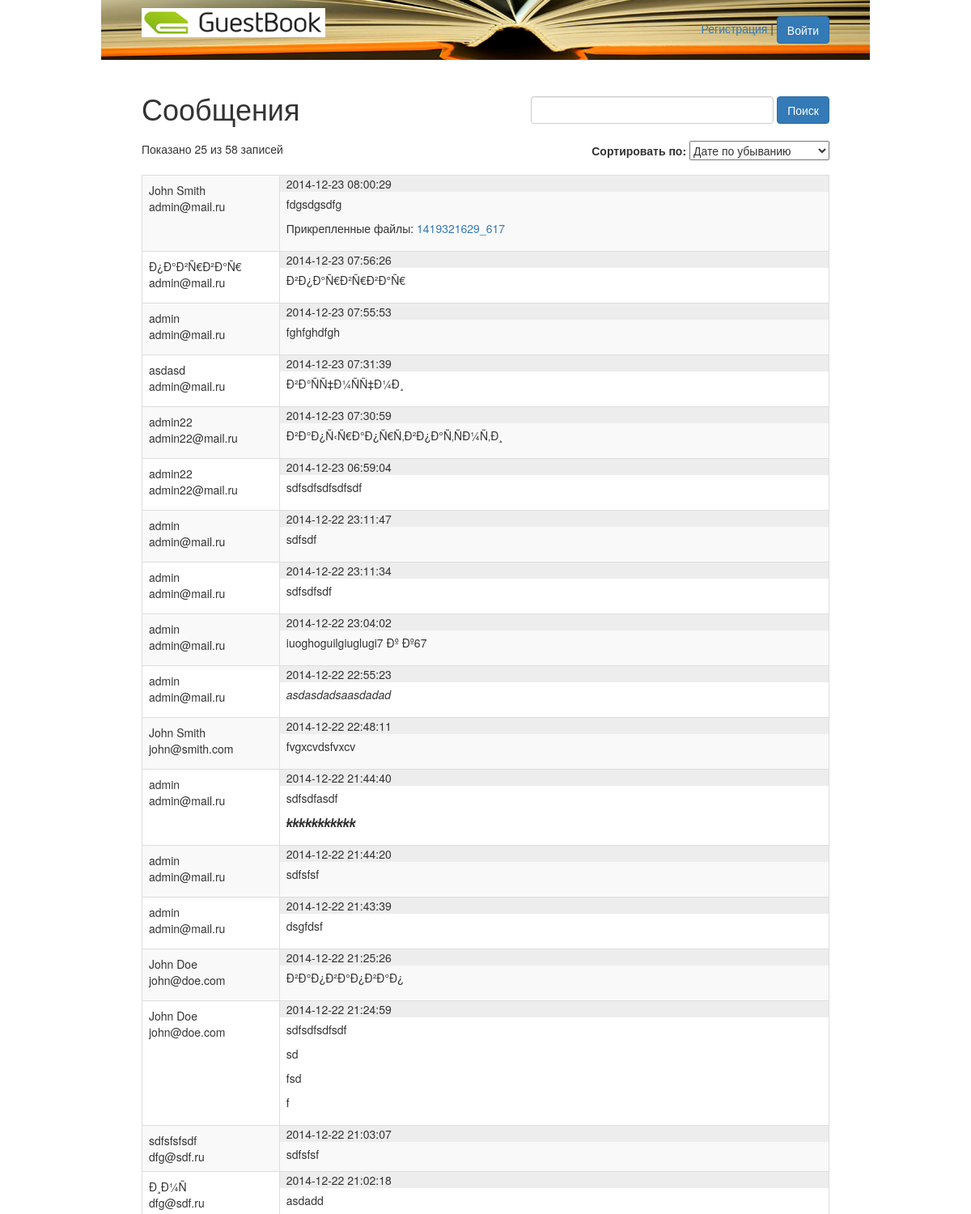
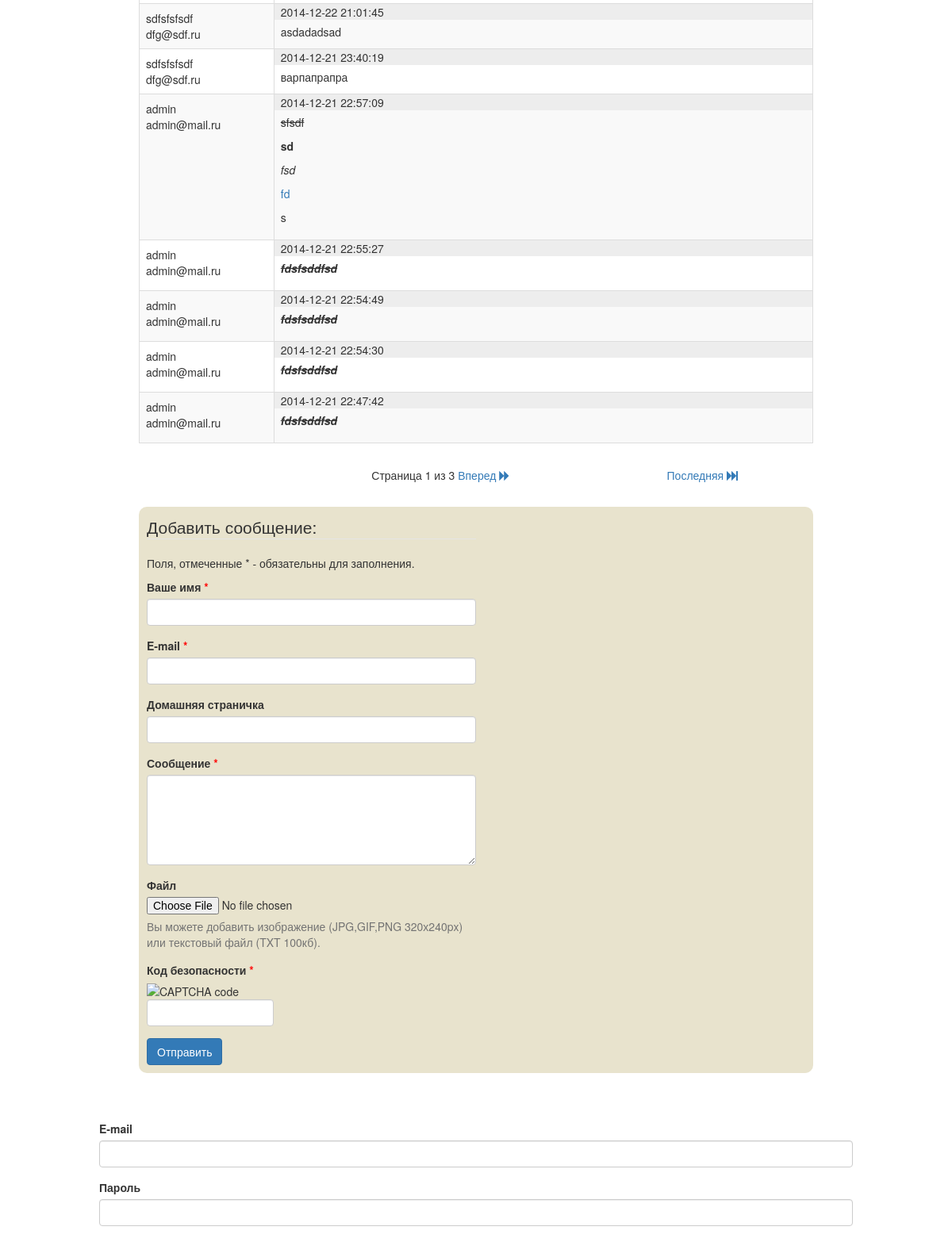
The page / on the database its author committed (2 pictures, top to bottom).
### tables this page shows
CREATE TABLE `messages` (
  `message_id` int(10) unsigned NOT NULL AUTO_INCREMENT,
  `body` text NOT NULL,
  `userName` varchar(255) NOT NULL,
  `userEmail` varchar(255) NOT NULL,
  `userSite` varchar(255) NOT NULL,
  `userIp` int(10) unsigned NOT NULL,
  `userAgent` varchar(255) NOT NULL,
  `create_time` timestamp NOT NULL DEFAULT CURRENT_TIMESTAMP,
  `deleted` tinyint(3) unsigned NOT NULL DEFAULT '0',
  PRIMARY KEY (`message_id`)
);

CREATE TABLE `files` (
  `file_id` int(10) unsigned NOT NULL AUTO_INCREMENT,
  `name` varchar(255) DEFAULT NULL,
  `url` varchar(255) NOT NULL,
  `create_time` timestamp NOT NULL DEFAULT CURRENT_TIMESTAMP,
  `deleted` tinyint(3) unsigned NOT NULL,
  PRIMARY KEY (`file_id`)
);

### app/models/ViewModel.php (called while the page is built, shortened)
<?php
class ViewModel
{
	public function render($file) {
		include(dirname(__FILE__) . '/' . $file);
		return ob_get_clean();
	}
}

### app/models/forms/Form_MessagesAddModel.php (called while the page is built, shortened)
<?php
class Form_MessagesAddModel extends Form_CommonModel
{
	public static function getForm(){
		$view = new ViewModel();
		return $view->render('../views/forms/messages/add.php');
	}
}

### app/controllers/MessagesController.php (called while the page is built, shortened)
<?php
class MessagesController implements IController
{
	private $_sortingValues = array(
			'create_time' => 'Дате',
			'userName' => 'Имени',
			'userEmail' => 'Email',
	);
	private $_sortingDirections = array(
			'desc' => 'по убыванию',
			'asc' => 'по возрастанию',
	);
	public function indexAction() {
		$this->listAction();
	}
	public function listAction() {
		$fc = FrontController::getInstance();
		$sortby = Validate::cleanStr($fc->getParam('sortby'));
		$sortdir = Validate::cleanStr($fc->getParam('sortdir'));
		$messagesModel = new MessagesModel;
		$onPage = $messagesModel->onPage;
		$messages = $messagesModel->getList();
		$view = new ViewModel;
		$view->total = $messages['total'];
		$view->messages = $messages['list'];
		$view->count = count($messages['list']);
		$view->form = Form_MessagesAddModel::getForm();
		$view->onPage = $onPage;
		$view->search = Validate::cleanStr($fc->getParam('search'));
		$view->auth = $_SESSION['auth'];
		$totalPages = ceil($view->total / $onPage);
		$paginator = new Helper_PaginatorController($totalPages);
		$view->paginator = $paginator->getLinks();
		$view->sortingValues = $this->_sortingValues;
		$view->sortingDirections = $this->_sortingDirections;
		$view->sortby = ($sortby) ? $sortby : 'create_time';
		$view->sortdir = ($sortdir) ? $sortdir : 'DESC';
		$output = $view->render('../views/messages/list.php');
	}
}

### app/controllers/IndexController.php (called while the page is built)
<?php
class IndexController implements IController
{
	public function indexAction() {
		$MessagesController = new MessagesController;
		$MessagesController->indexAction();
	}
}

### app/controllers/FrontController.php (called while the page is built, shortened)
<?php
class FrontController
{
	protected   $_controller,
				$_action,
				$_params,
				$_post,
				$_body;
	private static $_instance;
	public static function getInstance() {
		if (!(self::$_instance instanceof self)) {
			self::$_instance = new self();
		}
		return self::$_instance;
	}
	private function __construct(){
		$request = $_SERVER['REQUEST_URI'];
		$path = parse_url($request, PHP_URL_PATH);
		$queryString = parse_url($request, PHP_URL_QUERY);
		$splits = explode('/', trim($path,'/'));
		$this->_controller = !empty($splits[0]) ? ucfirst($splits[0]).'Controller' : 'IndexController';
		$this->_action = !empty($splits[1]) ? $splits[1].'Action' : 'indexAction';
	}
	public function route() {
		if (class_exists($this->getController())) {
			$rc = new ReflectionClass($this->getController());
			if ($rc->implementsInterface('IController')) {
				if ($rc->hasMethod($this->getAction())) {
					$controller = $rc->newInstance();
					$method = $rc->getMethod($this->getAction());
					$method->invoke($controller);
				} else {
					throw new Exception("Action");
				}
			} else {
				throw new Exception("Interface");
			}
		} else {
			throw new Exception("Controller");
		}
	}
	public function getParam($name) {
		return null;
	}
	public function getController() {
		return $this->_controller;
	}
	public function getAction() {
		return $this->_action;
	}
	public function getBody() {
		return $this->_body;
	}
	public function setBody($body) {
		$this->_body = $body;
	}
}

### app/controllers/helpers/Helper_PaginatorController.php (called while the page is built, shortened)
<?php
class Helper_PaginatorController
{
	public  $totalPages,
			$currentPage,
			$params,
			$pageParamName;
	public function __construct($totalPages, $pageParamName = 'page') {
		$this->totalPages = $totalPages;
		$this->pageParamName = $pageParamName;
		$fc = FrontController::getInstance();
		$page = Validate::cleanNumber($fc->getParam($this->pageParamName));
		$this->currentPage = ($page) ? $page : 1;
	}
	public function getLinks() {
		$view = new ViewModel();
		$view->totalPages = $this->totalPages;
		$view->currentPage = $this->currentPage;
		$view->prevPage = $this->currentPage - 1;
		$view->nextPage = $this->currentPage + 1;
		$view->firstPage = 1;
		$view->lastPage = $this->totalPages;
		$view->pageParamName = $this->pageParamName;
		$view->queryString = '';
		return $view->render('../views/helpers/paginator.php');
	}
}

### lib/Validate.php (called while the page is built, shortened)
<?php
class Validate
{
	public static function cleanXss($val){
		return htmlspecialchars($val);
	}
	public static function stripTags($val, $allowedTags = ''){
		return strip_tags($val, $allowedTags);
	}
	public static function cleanNumber($val){
		return (int)$val;
	}
	public static function cleanStr($val){
		return self::cleanXss(self::stripTags(trim($val)));
	}
}

### app/models/DBModel.php (called while the page is built, shortened)
<?php
class DBModel
{
	private $_mysqli,
			$_query,
			$_results = array(),
			$_count = 0;
	public function __construct(){
		$this->_mysqli = new mysqli(self::DB_HOST, self::DB_USER, self::DB_PASS, self::DB_TABLE);
	}
	public function query($sql){
		if ($this->_query = $this->_mysqli->query($sql)) {
			$this->_results = array();
			while ($row = $this->_query->fetch_assoc()) {
				$this->_results[] = $row;
			}
			$this->_count = $this->_query->num_rows;
		} else {
			echo "Не удалось выполнить запрос: (" . $this->_mysqli->errno . ") " . $this->_mysqli->error;
			die;
		}
		return $this;
	}
}

### app/models/MessagesModel.php (called while the page is built, shortened)
<?php
class MessagesModel extends CommonModel
{
	public $onPage = 25;
	public function __construct($id = null) {
		$id = (int)$id;
	}
	public function getList() {
		$fc = FrontController::getInstance();
		$sortby = Validate::cleanStr($fc->getParam('sortby'));
		$sortdir = Validate::cleanStr($fc->getParam('sortdir'));
		$search = Validate::cleanStr($fc->getParam('search'));
		$where = ' WHERE m.deleted = 0';
		$query = "SELECT COUNT(*) cnt FROM messages m $where";
		$total = DBModel::getInstance()->query($query)->results();
		$total = $total[0]['cnt'];
		if ($sortby) {
			$orderby = "$sortby $sortdir";
		} else {
			$orderby = 'create_time DESC';
		}
		$limit = $this->onPage;
		$query = "
			SELECT
				m.message_id, m.body, m.userName, m.userEmail, m.userSite, m.create_time,
				u_h_m.user_id,
				f.name file_name, f.url file_url
				FROM messages m
				LEFT JOIN users_has_messages u_h_m USING(message_id)
				LEFT JOIN messages_has_files m_h_f USING(message_id)
				LEFT JOIN files f USING(file_id)
				$where
				ORDER BY $orderby
				LIMIT $limit
		";
		$messages = DBModel::getInstance()->query($query);
		return array(
			'list' => $messages->results(),
			'total' => $total,
		);
	}
}

### app/models/forms/Form_AuthModel.php (called while the page is built)
<?php
class Form_AuthModel extends Form_UsersModel
{
	public static function getForm(){
		$view = new ViewModel();
		return $view->render('../views/forms/users/auth.php');
	}
}

### app/views/messages/list.php (the view, shortened to what this page needs)
<form action="" class="form-search form-inline pull-right" role="form" method="get">
	<div class="form-group">
		<input id="search" class="form-control" name="search" />
	</div>
	<button type="submit" class="btn btn-primary">Поиск</button>
</form>
<h1>Сообщения</h1>
<?php if ($this->total > 0) { ?>
<form action="" class="form-sort pull-right" role="form" method="get">
	<div class="form-group">
		<label for="sortby">Сортировать по:</label>
		<select id="sortby">
			<?php
			foreach($this->sortingValues as $key1 => $val1){
				foreach ($this->sortingDirections as $key2 => $val2) {?>
					<?php
					if ($this->sortby == $key1 && $this->sortdir == $key2) {
						$selected = ' selected';
					} else {
						$selected = '';
					}
					?>
					<option value="<?=$key1 .' ' . $key2?>"<?=$selected?>><?=$val1 .' ' . $val2?></option>
				<?php }
			}?>
		</select>
	</div>
</form>
<p>Показано <?=$this->count;?> из <?=$this->total;?> записей</p>
<table class="table table-bordered table-striped messages-list">
	<colgroup>
		<col width="20%"/>
		<col width="80%"/>
	</colgroup>
	<tbody>
<?php
	foreach ($this->messages as $message) {
		$actions = '';
		$topPanel = '
			<div class="top-panel">
				' . $actions . '
				<div class="date">' . $message['create_time'] . '</div>
			</div>
		';
		$attach = '';
		if ($message['file_url']) {
			$attach = '<p>Прикрепленные файлы: <a href="' . $message['file_url'] . '" target="_blank">' . $message['file_name'] . '</a></p>';
		}
		$tr = '<tr>';
		$tr .= '<td>' . $message['userName'] . '<br>' . $message['userEmail'] . '</td>';
		$tr .= '<td>'
			. $topPanel
			. $message['body']
			. $attach
			. '</td>';
		$tr .= '</tr>';
		echo $tr;
	}
?>
	</tbody>
</table>
<?=$this->paginator;?>
<?php } ?>
<?=$this->form;?>

### app/views/forms/messages/add.php
<form class="form-messages-add" action="/messages/add" method="post" enctype="multipart/form-data">
	<fieldset>
		<legend>Добавить сообщение:</legend>
		<p>Поля, отмеченные * - обязательны для заполнения.</p>
		<?php if (!isset($_SESSION['auth'])):?>
		<div class="form-group required">
			<label for="name">Ваше имя</label>
			<input id="name" type="text" class="form-control" name="name" value="" required/>
		</div>
		<div class="form-group required">
			<label for="email">E-mail</label>
			<input id="email" type="email" class="form-control" name="email" value="" required/>
		</div>
		<div class="form-group">
			<label for="homepage">Домашняя страничка</label>
			<input id="homepage" type="text" class="form-control" name="homepage"/>
		</div>
		<?php endif;?>
		<div class="form-group required">
			<label for="body">Сообщение</label>
			<textarea id="body" class="form-control" name="body" rows="5"></textarea>
		</div>
		<div class="form-group">
			<label for="file">Файл</label>
			<input type="file" id="file" name="attach">
			<p class="help-block">
				Вы можете добавить изображение (JPG,GIF,PNG 320х240px)
				<br>или текстовый файл (TXT 100кб).
			</p>
		</div>
		<?php if (!isset($_SESSION['auth'])):?>
		<div class="form-group required">
			<label for="captcha">Код безопасности</label><br>
			<img src="<?=$_SESSION['captcha']['image_src'];?>" alt="CAPTCHA code"><br>
			<input id="captcha" type="text" class="form-control" name="captcha" required autocomplete="off"/>
		</div>
		<?php endif;?>
		<button type="submit" class="btn btn-primary">Отправить</button>
	</fieldset>
</form>

### app/views/helpers/paginator.php (shortened to what this page needs)
<div class="paginator">
	<span>Страница <?=$this->currentPage?> из <?=$this->totalPages?></span>
	<?php if ($this->currentPage < $this->totalPages) {?>
	<a href="?<?=$this->queryString;?><?=$this->pageParamName;?>=<?=$this->nextPage;?>">Вперед <i class="fa fa-forward"></i></a>
	<a href="?<?=$this->queryString;?><?=$this->pageParamName;?>=<?=$this->lastPage;?>" class="pull-right">Последняя <i class="fa fa-fast-forward"></i></a>
	<?php } ?>
</div>

### index.php (shortened to what this page needs)
<?php
$front = FrontController::getInstance();
$front->route();
?>
<!doctype html>
<html lang="en">
<head>
	<link rel="stylesheet" href="https://maxcdn.bootstrapcdn.com/bootstrap/3.3.1/css/bootstrap.min.css">
	<link rel="stylesheet" href="https://code.jquery.com/ui/1.11.2/themes/ui-lightness/jquery-ui.css"/>
	<link rel="stylesheet" href="/css/animate.css"/>
	<link rel="stylesheet" href="/css/font-awesome.min.css"/>
	<link rel="stylesheet" href="/css/main.css"/>
</head>
<body>
<div class="wrapper">
	<div class="header">
		<a class="logo" href="/"></a>
		<?php if (!isset($_SESSION['auth'])):?>
			<div class="text-right"><a href="/users/registration">Регистрация</a> | <button id="login" class="btn btn-primary">Войти</button></div>
		<?php else:?>
			<div class="text-right"><a href="/users/profile">Профиль</a> | <a href="/users/exit">Выйти</a></div>
		<?php endif;?>
	</div>
	<div class="content">
		<?=$front->getBody();?>
	</div>
	<?php if (!isset($_SESSION['auth'])):?>
		<?=Form_AuthModel::getForm()?>
	<?php endif;?>
</div>
</body>
</html>

### app/views/forms/users/auth.php (shortened to what this page needs)
<div id="login-form" title="Авторизация">
	<form action="/users/authorize" method="post">
		<fieldset>
			<div class="form-group">
				<label for="email">E-mail</label>
				<input type="text" name="email" id="email" value="" class="form-control" required/>
			</div>
			<div class="form-group">
				<label for="password">Пароль</label>
				<input type="password" name="password" id="password" value="" class="form-control" required/>
			</div>
		</fieldset>
	</form>
</div>

### css/main.css (style rules this page uses)
.wrapper { position: relative; margin: auto; width: 950px; }
.header { position: relative; padding: 20px 50px; background: url(../img/header-bg.jpg) bottom center; }
.header .logo { position: absolute; top: 10px; left: 50px; width: 227px; height: 36px; background: url(../img/logo.jpg) center no-repeat; }
.content { padding: 30px 50px 50px; }
.content h1 { margin: 10px 0 20px; }
.messages-list .top-panel { margin: -8px -8px 5px; padding: 0 8px; background: #ededed; }
.form-search { margin: 15px 0; }
.form-search input { width: 300px !important; }
.form-messages-edit, .form-messages-add { padding: 10px; background: #e8e3cd; border-radius: 10px; }
.form-messages-edit fieldset, .form-messages-add fieldset { width: 50%; }
form .required label::after { content: ' *'; color: #f00; }
form input[name=captcha] { width: 160px; }
.paginator { margin: 10px auto 20px; padding: 10px; width: 80%; text-align: center; }

### rows shown on the page
messages: userName "John Smith", userEmail "admin@mail.ru", create_time "2014-12-23 08:00:29", body "fdgsdgsdfg", files.name "1419321629_617"
messages: userName "Ð¿Ð°Ð²Ñ€Ð²Ð°Ñ€", userEmail "admin@mail.ru", create_time "2014-12-23 07:56:26", body "Ð²Ð¿Ð°Ñ€Ð²Ñ€Ð²Ð°Ñ€"
messages: userName "admin", userEmail "admin@mail.ru", create_time "2014-12-23 07:55:53", body "fghfghdfgh"
messages: userName "asdasd", userEmail "admin@mail.ru", create_time "2014-12-23 07:31:39", body "Ð²Ð°ÑÑ‡Ð¼ÑÑ‡Ð¼Ð¸"
messages: userName "admin22", userEmail "admin22@mail.ru", create_time "2014-12-23 07:30:59", body "Ð²Ð°Ð¿Ñ‹Ñ€Ð°Ð¿Ñ€Ñ‚Ð²Ð¿Ð°Ñ‚ÑÐ¼Ñ‚Ð¸"
messages: userName "admin22", userEmail "admin22@mail.ru", create_time "2014-12-23 06:59:04", body "sdfsdfsdfsdfsdf"
messages: userName "admin", userEmail "admin@mail.ru", create_time "2014-12-22 23:11:47", body "sdfsdf"
messages: userName "admin", userEmail "admin@mail.ru", create_time "2014-12-22 23:11:34", body "sdfsdfsdf"
messages: userName "admin", userEmail "admin@mail.ru", create_time "2014-12-22 23:04:02", body "iuoghoguilgiuglugi7 Ðº Ðº67"
messages: userName "admin", userEmail "admin@mail.ru", create_time "2014-12-22 22:55:23", body "asdasdadsaasdadad"
messages: userName "John Smith", userEmail "john@smith.com", create_time "2014-12-22 22:48:11", body "fvgxcvdsfvxcv"
messages: userName "admin", userEmail "admin@mail.ru", create_time "2014-12-22 21:44:40", body "sdfsdfasdf kkkkkkkkkkk"
messages: userName "admin", userEmail "admin@mail.ru", create_time "2014-12-22 21:44:20", body "sdfsfsf"
messages: userName "admin", userEmail "admin@mail.ru", create_time "2014-12-22 21:43:39", body "dsgfdsf"
messages: userName "John Doe", userEmail "john@doe.com", create_time "2014-12-22 21:25:26", body "Ð²Ð°Ð¿Ð²Ð°Ð¿Ð²Ð°Ð¿"
messages: userName "John Doe", userEmail "john@doe.com", create_time "2014-12-22 21:24:59", body "sdfsdfsdfsdf sd fsd f"
messages: userName "sdfsfsfsdf", userEmail "dfg@sdf.ru", create_time "2014-12-22 21:03:07", body "sdfsfsf"
messages: userName "Ð¸Ð¼Ñ", userEmail "dfg@sdf.ru", create_time "2014-12-22 21:02:18", body "asdadd"
messages: userName "sdfsfsfsdf", userEmail "dfg@sdf.ru", create_time "2014-12-22 21:01:45", body "asdadadsad"
messages: userName "sdfsfsfsdf", userEmail "dfg@sdf.ru", create_time "2014-12-21 23:40:19", body "варпапрапра"
messages: userName "admin", userEmail "admin@mail.ru", create_time "2014-12-21 22:57:09", body "sfsdf sd fsd fd s"
messages: userName "admin", userEmail "admin@mail.ru", create_time "2014-12-21 22:55:27", body "fdsfsddfsd"
messages: userName "admin", userEmail "admin@mail.ru", create_time "2014-12-21 22:54:49", body "fdsfsddfsd"
messages: userName "admin", userEmail "admin@mail.ru", create_time "2014-12-21 22:54:30", body "fdsfsddfsd"
messages: userName "admin", userEmail "admin@mail.ru", create_time "2014-12-21 22:47:42", body "fdsfsddfsd"

### other values the page prints
$this->count "25"
$this->total "58"
$this->currentPage "1"
$this->totalPages "3"
form field value "Дате по убыванию"
